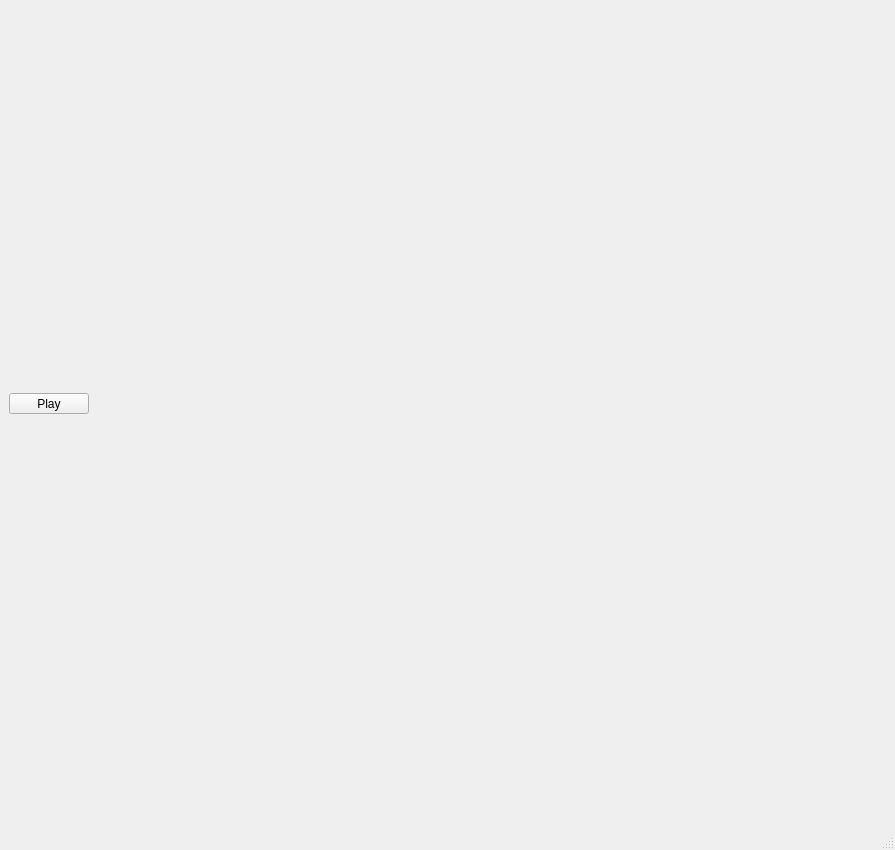
<?xml version="1.0" encoding="UTF-8"?>
<ui version="4.0">
 <class>MainWindow</class>
 <widget class="QMainWindow" name="MainWindow">
  <property name="geometry">
   <rect>
    <x>0</x>
    <y>0</y>
    <width>895</width>
    <height>850</height>
   </rect>
  </property>
  <property name="windowTitle">
   <string>MainWindow</string>
  </property>
  <widget class="QWidget" name="widgetz">
   <widget class="QPushButton" name="pushButton">
    <property name="geometry">
     <rect>
      <x>9</x>
      <y>393</y>
      <width>80</width>
      <height>21</height>
     </rect>
    </property>
    <property name="text">
     <string>Play</string>
    </property>
   </widget>
  </widget>
  <widget class="QMenuBar" name="menubar">
   <property name="geometry">
    <rect>
     <x>0</x>
     <y>0</y>
     <width>895</width>
     <height>20</height>
    </rect>
   </property>
  </widget>
  <widget class="QStatusBar" name="statusbar"/>
 </widget>
 <resources/>
 <connections/>
</ui>
